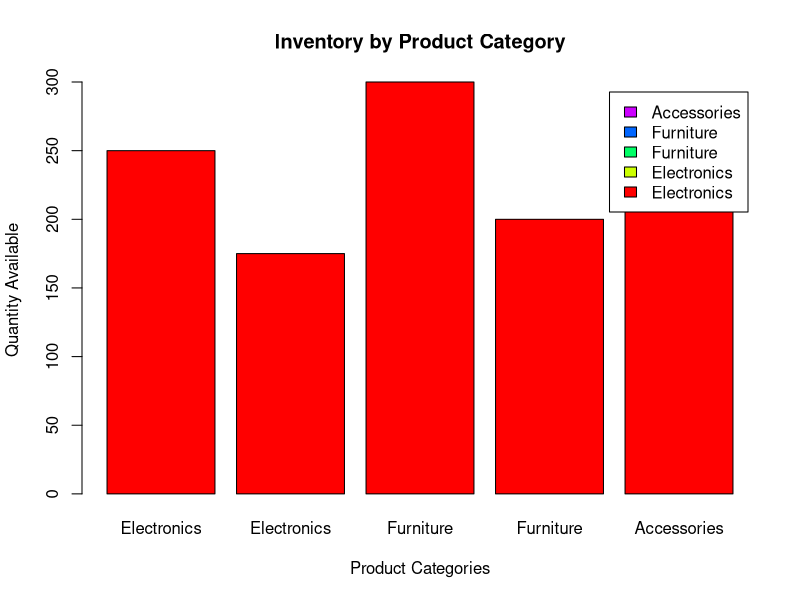

Reproduce this figure in R.
# Product Categories

category <- c("Electronics", "Electronics",
              "Furniture", "Furniture",
              "Accessories")

quantity <- c(250, 175, 300, 200, 220)

# Create Matrix

inventory <- matrix(quantity,
                    nrow = 1,
                    byrow = TRUE)

colnames(inventory) <- category

# Stacked Bar Chart

barplot(inventory,
        col = rainbow(5),
        main = "Inventory by Product Category",
        xlab = "Product Categories",
        ylab = "Quantity Available",
        legend.text = category)
